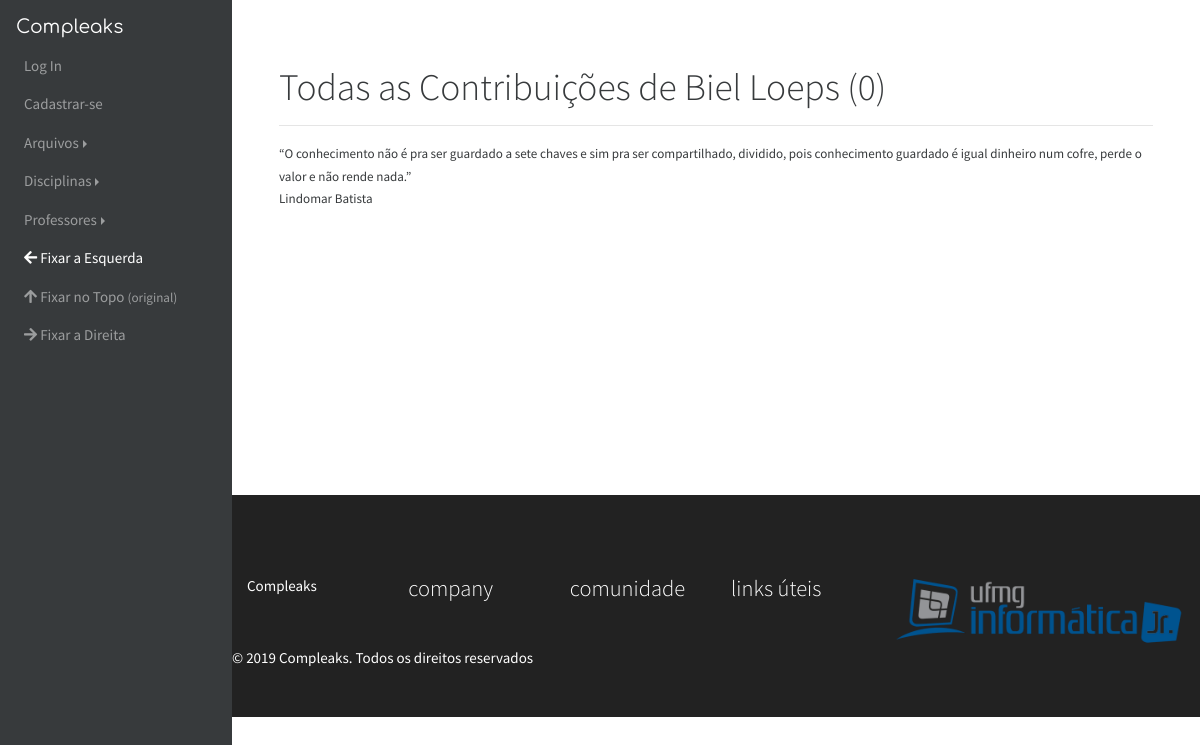
The page /usuarios/perfil/1 on the database as committed earlier.
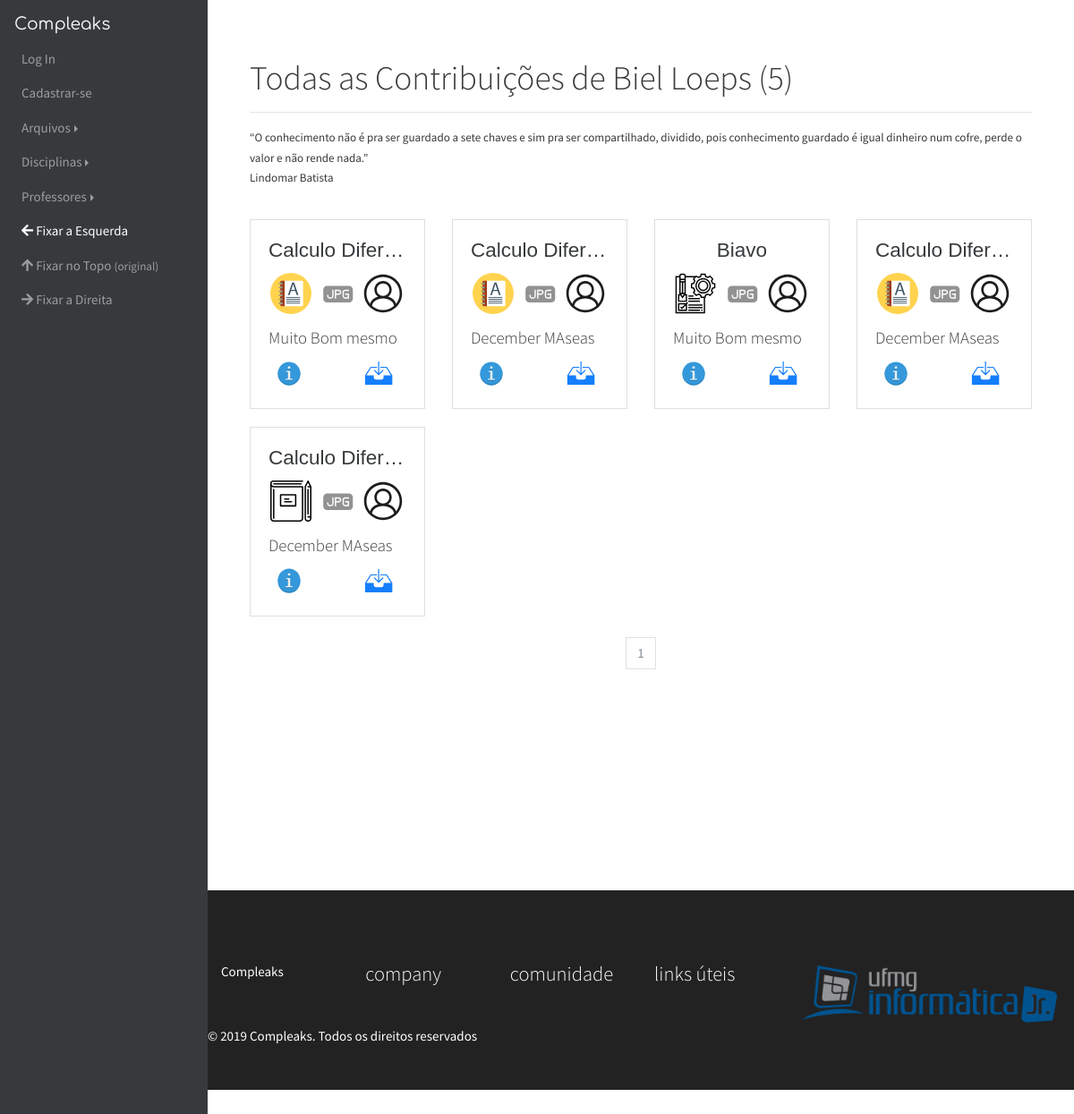
The same page on the database as committed later.
### compleaks/arquivos/models.py (models this page shows, shortened)
class Arquivo(db.Model):
	__tablename__ = 'arquivos'
	id = db.Column(db.Integer, primary_key=True)
	arquivo = db.Column(db.String(120), nullable=False)
	ano = db.Column(db.Integer)
	semestre = db.Column(db.String(80))
	tipo_conteudo = db.Column(db.String(120))
	observacoes = db.Column(db.Text)
	extensao = db.Column(db.String(6))
	data_submissao = db.Column(db.DateTime, default=datetime.now())
	data_deletado = db.Column(db.DateTime, nullable=True)
	ativado = db.Column(db.Boolean)
	id_deletor = db.Column(db.Integer, nullable=True)
	motivo_delete = db.Column(db.String(600), nullable=True)
	professors = db.relationship(Professor)
	disciplinas = db.relationship(Disciplina)
	usuarios = db.relationship(Usuario)
	professor_id = db.Column(db.Integer, db.ForeignKey('professores.id'), nullable=True)
	disciplina_id = db.Column(db.Integer, db.ForeignKey('disciplinas.id'), nullable=False)
	usuario_id = db.Column(db.Integer, db.ForeignKey('usuarios.id'), nullable=False)

### compleaks/disciplinas/models.py (models this page shows, shortened)
class Disciplina(db.Model):
	__tablename__ = 'disciplinas'
	id = db.Column(db.Integer, primary_key=True)
	nome = db.Column(db.String, unique=True)
	data_criacao = db.Column(db.DateTime, default=datetime.now())
	ativado = db.Column(db.Boolean)
	data_deletado = db.Column(db.DateTime, nullable=True)
	id_deletor = db.Column(db.Integer, nullable=True)
	id_criador = db.Column(db.Integer, nullable=True)
	motivo_delete = db.Column(db.String(120), nullable=True)
	arquivos = db.relationship('Arquivo', backref='disciplina', lazy=True)

### compleaks/usuarios/views.py (the view)
@usuarios.route('/perfil/<int:user_id>', methods= ['POST', 'GET'])
def perfil(user_id):
	form_login = LoginForm()
	user = Usuario.query.get_or_404(user_id)
	if not user.ativado and current_user.is_authenticated:
		if not user.is_admin:
			abort(404)
	quantidade = len([arquiv for arquiv in user.arquivos if arquiv.ativado])
	page = request.args.get('page', 1, type=int)
	arquivos = Arquivo.query\
					.filter(Arquivo.usuario_id\
					.contains(int(user.id)))\
					.filter_by(ativado=True)\
					.paginate(page=page, per_page=12)
	arquivos_row_1 = []
	arquivos_row_2 = []
	arquivos_row_3 = []
	contador = 0
	for arquivo in arquivos.items:
		if contador >= 4:
			break
		arquivos_row_1.append(arquivo)
		contador = contador + 1
	contador = 0
	for arquivo in arquivos.items:
		if contador >= 8:
			break
		if contador >= 4:
			arquivos_row_2.append(arquivo)
		contador = contador + 1
	contador = 0
	for arquivo in arquivos.items:
		if contador >= 12:
			break
		if contador >= 8:
			arquivos_row_3.append(arquivo)
		contador = contador + 1
	arquivos_rows = [arquivos_row_1, arquivos_row_2, arquivos_row_3]
	return render_template('usuario_contribuicao.html', user=user,
							contribuiu=quantidade, arquivos=arquivos,
							form_login=form_login, arquivos_rows=arquivos_rows)

### compleaks/usuarios/templates/usuarios/usuario_contribuicao.html (shortened to what this page needs)
{% extends "base.html" %}
{% block content %}
<div class="page-header">
    <h1>Todas as Contribuições de {{user.username}} ({{contribuiu}})</h1>
    <hr/>
    <p>
    <small><q>O conhecimento não é pra ser guardado a sete chaves e sim pra ser compartilhado, dividido, pois conhecimento guardado é igual dinheiro num cofre, perde o valor e não rende nada.</q><br/>
Lindomar Batista</small></p>
</div>
{% for row in arquivos_rows %}
    {% if row %}
    <div class="row">
        {% for arquivo in row %}
               <div class="col-lg-3 col-6">
                <div class="dist card">
                  <div class="card-body">
                    <h4 style="font-family: sans-serif;" class="card-title text-center text-truncate">{{arquivo.disciplina.nome}}</h4>
                    <p class="card-text">
                        <a href="{{ url_for('arquivos.buscar', filtro=3, admin='nao', pesquisa='nao', tip_arquiv=arquivo.tipo_conteudo) }}?page=1"><img class="img-responsive image marcas" data-toggle="tooltip" data-placement="button" title="{{arquivo.tipo_conteudo}}" src="{{url_for('static', filename='images/icones/conteudo/'+arquivo.tipo_conteudo+'.svg')}}" alt="{{arquivo.tipo_conteudo}}."></a>
                        <a href="#"><img src="{{url_for('static', filename='images/icones/arquivo/'+arquivo.extensao+'.svg')}}" data-toggle="tooltip" data-placement="button" title="Arquivo {{arquivo.extensao}}" class="image marcas" alt="Tipo de arquivo é {{arquivo.extensao}}"></a>
                        <a class="sumiras" href="{{url_for('usuarios.perfil', user_id=arquivo.author.id)}}"><img class="img-responsive image marcas" data-toggle="tooltip" data-placement="bottom" title="{{arquivo.author.username}}" src="{{url_for('static', filename='images/icones/padrao/user.svg')}}" alt="Username"></a>
                    </p>
                    <h5><p class="card-text text-truncate"><a data-toggle="tooltip" data-placement="top" title="{{arquivo.observacoes}}">{{arquivo.observacoes}}</a></p></h5>
                    <a href="#" data-toggle="modal" data-target="#confirm{{arquivo.id}}" class="card-link"><img class="img-responsive info" data-toggle="tooltip" data-placement="bottom" title="Mais Informações" src="{{url_for('static', filename='images/icones/padrao/info.svg')}}" alt="mais"></a>
                    <a  href="{{ url_for('static', filename='uploads/' + arquivo.arquivo + '.zip') }}"><img class="img-responsive download" data-toggle="tooltip" data-placement="top" title="Download" src="{{url_for('static', filename='images/icones/padrao/downloads.svg')}}" alt="Download"/></a>
                  </div>
                </div>
              </div>
            {% endfor %}
        </div>
    {% endif %}
{% endfor %}
<br/>
<nav style="position: static;" aria-label="Page navigation example">
    <ul class="pagination justify-content-center">
        {% for page_num in arquivos.iter_pages(left_edge=1, right_edge=1, left_current=1, right_current=2) %}
            {% if arquivos.page == page_num and page_num %}
                <li class="page-item disabled">
                    <a class="page-link" href="{{ url_for('usuarios.perfil',user_id=user.id, page=page_num) }}">{{ page_num }}</a></li>
            {% elif page_num %}
                <li class="page-item">
                    <a class="page-link" href="{{ url_for('usuarios.troca', page=page_num) }}">{{ page_num }}</a></li>
                </li>
            {% else %}
                ...
            {% endif %}
        {% endfor %}
    </ul>
</nav>
{% endblock%}

Rows that differ between the two databases and show on the page:
now on this page (row edited): Arquivo: disciplina.nome "Calculo Difer…", tipo_conteudo (picture), observacoes "Muito Bom mesmo"
now on this page (row edited): Arquivo: disciplina.nome "Calculo Difer…", tipo_conteudo (picture), observacoes "December MAseas"
now on this page (row edited): Arquivo: disciplina.nome "Biavo", tipo_conteudo (picture), observacoes "Muito Bom mesmo"
now on this page (row edited): Arquivo: disciplina.nome "Calculo Difer…", tipo_conteudo (picture), observacoes "December MAseas"
now on this page (row edited): Arquivo: disciplina.nome "Calculo Difer…", tipo_conteudo (picture), observacoes "December MAseas"
Other text that changed with them:
{{ contribuiu }}: "0" → "5"
new list line: "1"
